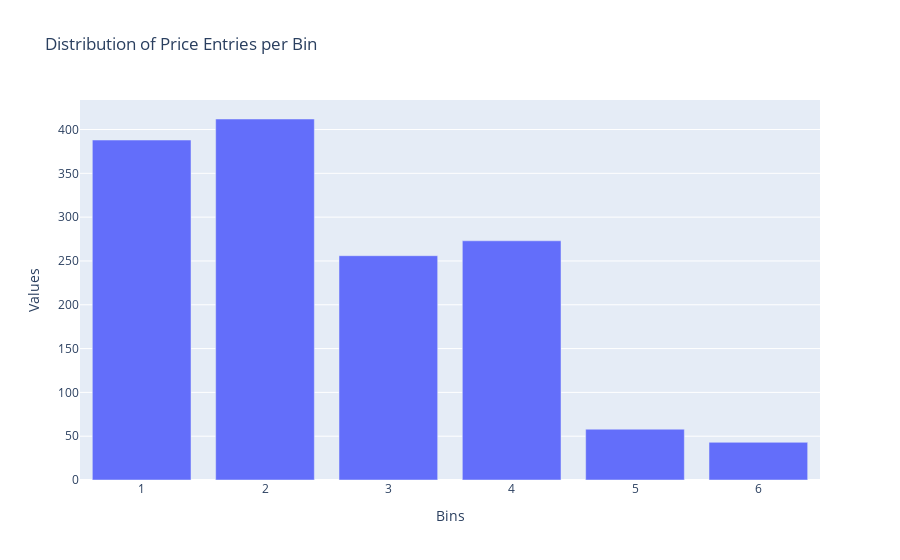

This figure's notebook cell:
### Code cell
counts = df['price_bin'].value_counts()
fig = px.bar(x=counts.index, y=counts.values, labels={'x':'Bins', 'y':'Values'},
             title='Distribution of Price Entries per Bin')

# Show plot 
fig.show()

### Figure 1 — Plotly figure (JSON) as saved in the notebook; plotly's stock layout.template omitted (floating-point values rounded to 4 significant figures)
{"data": [{"alignmentgroup": "True", "hovertemplate": "Bins=%{x}<br>Values=%{y}<extra></extra>", "legendgroup": "", "marker": {"color": "#636efa", "pattern": {"shape": ""}}, "name": "", "offsetgroup": "", "orientation": "v", "showlegend": false, "textposition": "auto", "type": "bar", "x": [2, 1, 4, 3, 5, 6], "xaxis": "x", "y": [412, 388, 273, 256, 58, 43], "yaxis": "y"}], "layout": {"barmode": "relative", "legend": {"tracegroupgap": 0}, "title": {"text": "Distribution of Price Entries per Bin"}, "xaxis": {"anchor": "y", "domain": [0, 1], "title": {"text": "Bins"}}, "yaxis": {"anchor": "x", "domain": [0, 1], "title": {"text": "Values"}}}}
